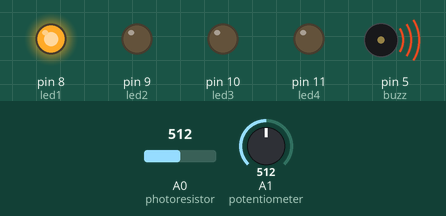
Bench run of a sketch on a simulated Arduino Uno, built with avr-gcc and run on an emulated ATmega328P. On the bench: output pins drawn as LEDs (lit = HIGH), buzzer (waves = sounding). Inputs (shaded band) come from the test bench; at power-on: A0 (photoresistor) = 512, A1 (potentiometer) = 512.

Above: at 1.2 s.
1.3 s: A0 (photoresistor) set to 486
At 2.2 s:
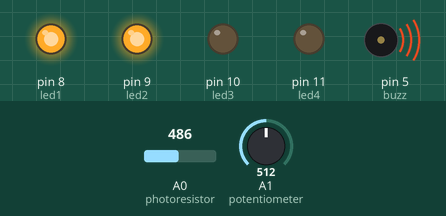
2.8 s: A0 (photoresistor) set to 216
4.3 s: A0 (photoresistor) set to 190
At 5.5 s:
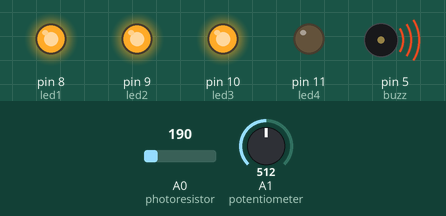
5.8 s: A0 (photoresistor) set to 54
7.3 s: A0 (photoresistor) set to 44
At 8.0 s:
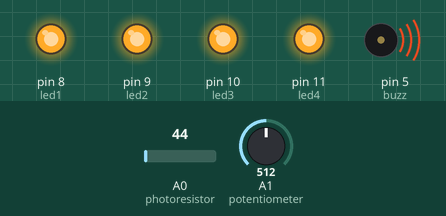
8.8 s: A0 (photoresistor) set to 60
At 9.1 s:
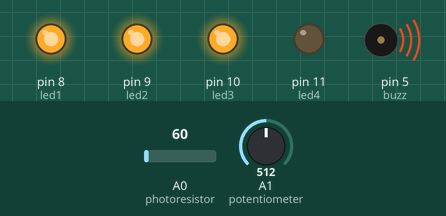
Timing chart, 0 to 11.3 s (numbered marks = the images above; inputs shaded):
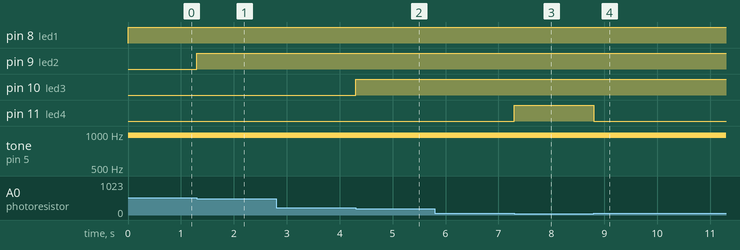

Measured:
- the behaviour switches between 500 and 499 on A0 (photoresistor) (found by bisection; images 0 and 1)
- the behaviour switches between 200 and 199 on A0 (photoresistor) (found by bisection; images 1 and 2)
- the behaviour switches between 50 and 49 on A0 (photoresistor) (found by bisection; images 2 and 3)
- after the input at 1.3 s, pin 9 (led2): LOW → HIGH at once
- after the input at 2.8 s, every drawn part: stays the same
- after the input at 4.3 s, pin 10 (led3): LOW → HIGH at once
- after the input at 5.8 s, every drawn part: stays the same
- after the input at 7.3 s, pin 11 (led4): LOW → HIGH at once
- after the input at 8.8 s, pin 11 (led4): HIGH → LOW at once

The sketch:

CS362_atank2_Lab5.ino
```cpp
// Ankita Tank - 650388695

// Lab 5- Buzzer voice using potientiometer and light LED according to the photoresistor reading

// Description - what is this code supposed to do?
// This lab we will be experimenting with multiple inputs and outputs.
// There will be two parts:
// 1) You will be using 4 LEDS and a photoresistor.
// Put all 4 LEDs next to each (preferably the same color).
// As the amount of light seen by the photoresistor decreases, increase the number of LEDs that are lit.
// For example, if your circuit receives no light then all of the LEDs should light up.
// As you continue to increase the amount of light, the number of LEDs that light up will decrease.
// So when the photoresistor receives the half the amount of light, 2 LEDS should be lit up, and when there is no light, all 4 LEDs should be lit up.
// 2) In parallel with part 1, you will be using the the passive buzzer and the potentiometer.
// Use the potentiometer as an analog input and have the output come from another analog pin.
// Control the volume of the buzzer by adjusting the potentiometer.
// Make sure to have code to control the output of the buzzer based on the potentiometer.

// Include any assumptions you may have made, what do you expect from the hardware, pinouts, particular arduino versions, etc.
// Assumed that potentiometer and photoresistor would give out readings in parallel and will not interupt the output while one is in process.

// References - where did you find code snippets, ideas, inspirations? if no references used say: "no references used"
// https://www.arduino.cc/en/Reference/AnalogWrite
// https://www.arduino.cc/en/Reference/Map
// https://www.arduino.cc/en/Reference/AnalogRead

// Pins each components are attached to
// potentiometer connected to analog pin 1
// Buzzer connected to PWD pin 5

int buzz = 5;
int potentiometer = 1;

int led1 = 8;
int led2 = 9;
int led3 = 10;
int led4 = 11;

int potenoutput = 0;
int photoresistor = 0;

void setup()
 {
  // Set up Pinmode for all the components
   pinMode(led1,OUTPUT);
   pinMode(led2,OUTPUT);
   pinMode(led3,OUTPUT);
   pinMode(led4,OUTPUT);

   // sets the pin as output
   pinMode(buzz,OUTPUT);

   pinMode(potentiometer, INPUT);
   pinMode(photoresistor, INPUT);

   Serial.begin(9600);
 }
void loop()
 {
    // Record the reading from the photoresistor
   int show = analogRead(photoresistor);

    // Record the reading from the potentiometer
    potenoutput = analogRead(potentiometer);

   // analogRead values go from 0 to 1023, analogWrite values from 0 to 255
    analogWrite(buzz, potenoutput/4);

    // Reading from the Potentiometer
    // range 0 to 50 if the room is dark
     if (show < 50)
     {
         digitalWrite(led1, HIGH);
         digitalWrite(led2, HIGH);
         digitalWrite(led3, HIGH);
         digitalWrite(led4, HIGH);
     }
     // Reading from the Potentiometer
    // range 50 to 200 if the room is partially dark
      else if (show >= 50 && show < 200)
     {
         digitalWrite(led1, HIGH);
         digitalWrite(led2, HIGH);
         digitalWrite(led3, HIGH);
         digitalWrite(led4, LOW);
      }
   // Reading from the Potentiometer
    // range 200 to 500 if the room is partially lit
    else if (show >=  200 && show < 500)
     {
       digitalWrite(led1, HIGH);
       digitalWrite(led2, HIGH);
       digitalWrite(led3, LOW);
       digitalWrite(led4, LOW);
     }
     // Reading from the Potentiometer
    // range 500 to 800 if the room is Normal bright
    else if (show > 500 && show < 800)
    {
         digitalWrite(led1, HIGH);
         digitalWrite(led2, LOW);
         digitalWrite(led3, LOW);
         digitalWrite(led4, LOW);
    }
     // Reading from the Potentiometer
    // range 800 to 1023 if the room is complete Bright
    else if (show > 800 && show < 1023 )
    {
          digitalWrite(led1, LOW);
          digitalWrite(led2, LOW);
          digitalWrite(led3, LOW);
          digitalWrite(led4, LOW);
      }
 }
```
